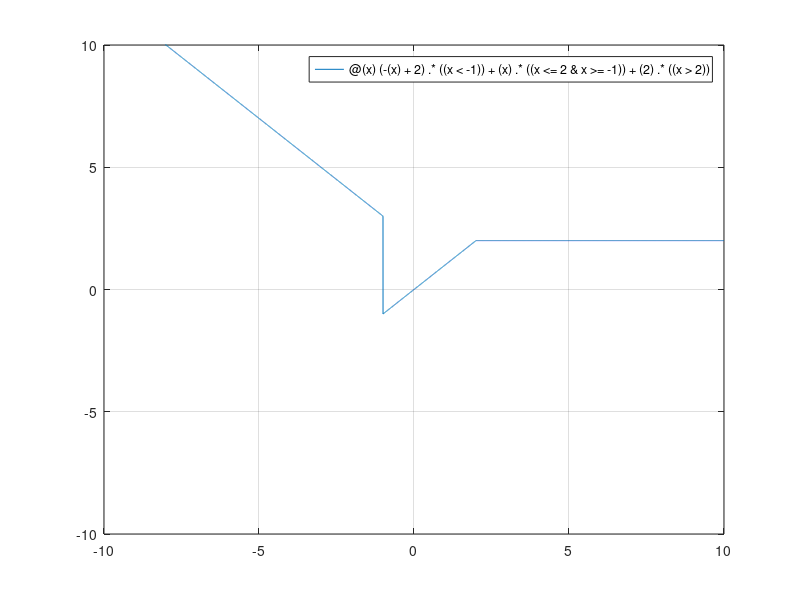

MATLAB code for this plot:
% Script Octave
% Title           :Script para graficar funciones
% Author          :Oscar Eduardo Mendoza Alcantara(XXOSOXX)
% Date            :20211028
% Version         :1
% Usage           :octave>> /path/
%                 :Requiere aplicación octave para utilizar su linea de comandos

% Funcion Compuessta
clear

% definimos el plano cartesiano con axis([min_x, max_x, min_y, max_y]) 
axis([ -10, 10, -10, 10]);

% Declaracion de la funcion a plotear
y = ...
 @ (x) ( -(x) +2  ) .* ( (x  < -1)) + ...
 ( x ) .*( (x <= 2 & x >= -1) ) + ...
 ( 2  ) .* ( (x > 2) );



% Linea que gráfica nuestra funcion compuesta  
fplot(y, axis);
grid on;
